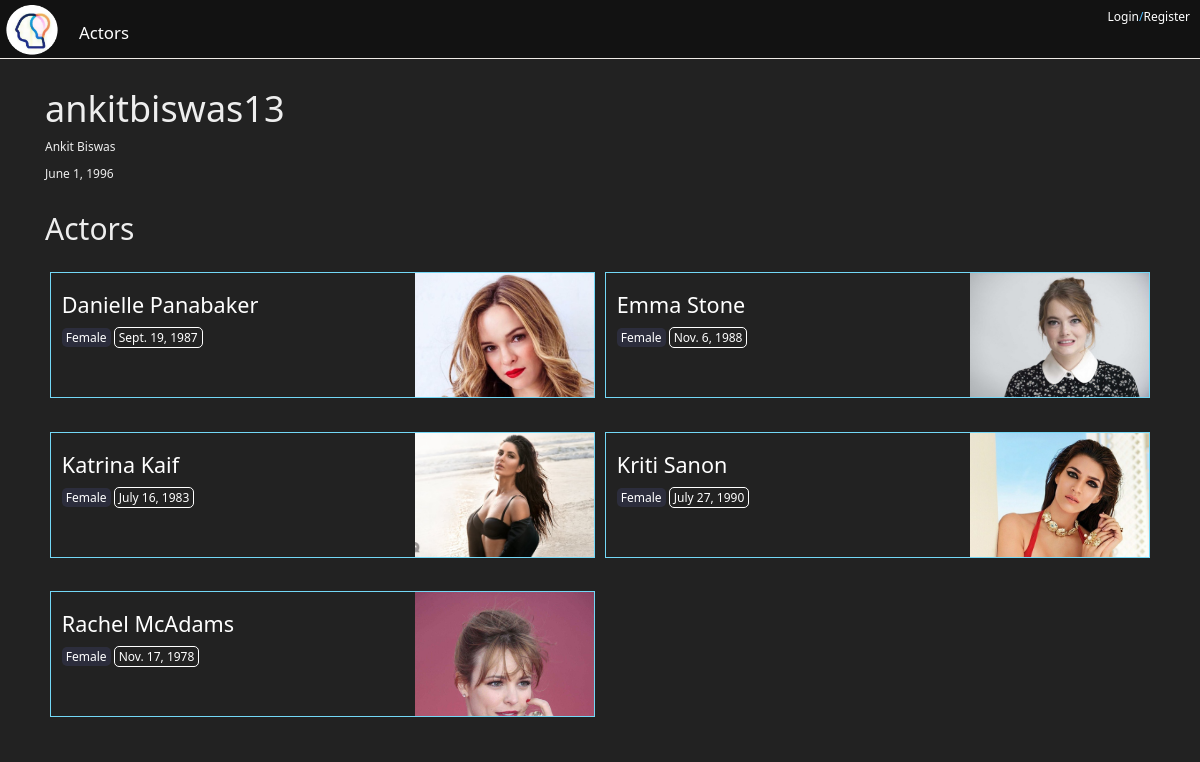
Page /user/ankitbiswas13/ on the committed database.
### things/models.py (models this page shows, shortened)
class Profile(models.Model):
    owner           =models.ForeignKey(User)
    first_name      =models.CharField(max_length=50, blank=True, null=True,validators=[alphanumspacedash])
    last_name       =models.CharField(max_length=50, blank=True, null=True, validators=[alphanumspacedash])
    dob             =models.DateField(blank=True, default='1989-01-01', null=True)
    slug            =models.SlugField(blank=True, null=True)
    timestamp       =models.DateTimeField(auto_now_add=True)
    updated         =models.DateTimeField(auto_now=True)
    class Meta:
        ordering = ('owner','timestamp',)

class Actor(models.Model):
    genders = (
		('f', 'Female'),
        ('m', 'Male'),
        ('o', 'Not Specified'),
    )
    def update_image_file(instance, filename):
        ext = filename.split('.')[-1]
        filename = "%s.%s" % (instance.slug, ext)
        return os.path.join('actors', filename)
    owner           =models.ForeignKey(User)
    name            =models.CharField(max_length=50, blank=False, validators=[alphanumspacedash])
    gender          =models.CharField(choices=genders, blank=False, max_length=12, default='o')
    country         =CountryField(blank_label='(select country)')
    image           =models.ImageField(upload_to=update_image_file, blank=True, null=True)
    dob             =models.DateField(blank=False, default='01/01/89')
    rank            =models.CharField(choices=top_five, blank=True, null=True, max_length=12)
    insta           =models.URLField(max_length=200, blank=True, null=True)
    remarks         =models.TextField(blank=True, null=True)
    slug            =models.SlugField(blank=True, null=True)
    timestamp       =models.DateTimeField(auto_now_add=True)
    updated         =models.DateTimeField(auto_now=True)
    def get_absolute_url(self):
        return reverse('things:actor', kwargs={'slug':self.slug})
    class Meta:
        ordering = ('name',)

### things/views.py (the view)
# urls.py: url(r'^user/(?P<user_slug>[\w-]+)/$', views.user_profile, name='user'),
def user_profile(request, user_slug):
    uprofile = get_object_or_404(Profile, slug=user_slug)
    return render(request, 'things/user.html', {'uprofile': uprofile})

### things/templates/things/user.html (shortened to what this page needs)
{%extends "base.html"%}
{%block content%}
<div id="things_heading" class="col-xs-12">
    <h1>{{uprofile.slug}}</h1>
    <p>{%if uprofile.first_name%}{{uprofile.first_name}}{%endif%} {%if uprofile.last_name%}{{uprofile.last_name}}{%endif%}</p>
    <p>{%if uprofile.dob%}{{uprofile.dob}}{%endif%}</p>
</div>
<div class="col-xs-12">
    <h2>Actors</h2>
    {% for obj in uprofile.owner.actor_set.all %}
        <div class="col-xs-12 col-sm-6 generic_card_wrapper">
            <div class="generic_card">
                <div class="generic_card_text col-xs-8">
                    <h2>{{obj.name}}<i class="{{ obj.country.flag_css }}"></i></h2>
                    <div>
                        <p class="generic_card_info2">{{obj.get_gender_display}}</p>
                        <p class="generic_card_info1">{{obj.dob}}</p>
                    </div>
                </div>
                <div class="generic_card_img col-xs-4">
                    <img src="{{obj.image.url}}" alt="{{obj.name}} image">
                </div>
            </div>
        </div>
    {%endfor%}
</div>
{%endblock content%}

### templates/css.html (style rules this page uses)
body { background: #222; color: #eee; font-size: 1.2rem; font-family: 'Segoe UI', Tahoma, Geneva, Verdana, sans-serif; }
.generic_card_wrapper { margin: 1em 0; padding: .4em; }
.generic_card { height: 10.5em; padding-left: .5em; overflow: hidden; border:1px solid rgb(115, 216, 247); }
.generic_card_text { display: flex; flex-flow: column; padding-left: 5px; padding-right: 5px; }
.generic_card_text h2 { font-size: 1.8em; }
.generic_card_img { padding: 0; height:100%; }
.generic_card_img img { width:100%; height: 100%; object-fit: cover; object-position: top; }
.generic_card_info1, .generic_card_info2 { display: inline-block; padding: 1px 4px; border-radius: 5px; }
.generic_card_info1 { border: 1px solid #fff; }
.generic_card_info2 { background: rgba(111, 123, 233, 0.133); }

### rows in the picture
Profile: slug "ankitbiswas13", first_name "Ankit", last_name "Biswas", dob "June 1, 1996"
Actor: name "Danielle Panabaker", gender "Female", dob "Sept. 19, 1987", image (picture)
Actor: name "Emma Stone", gender "Female", dob "Nov. 6, 1988", image (picture)
Actor: name "Katrina Kaif", gender "Female", dob "July 16, 1983", image (picture)
Actor: name "Kriti Sanon", gender "Female", dob "July 27, 1990", image (picture)
Actor: name "Rachel McAdams", gender "Female", dob "Nov. 17, 1978", image (picture)
